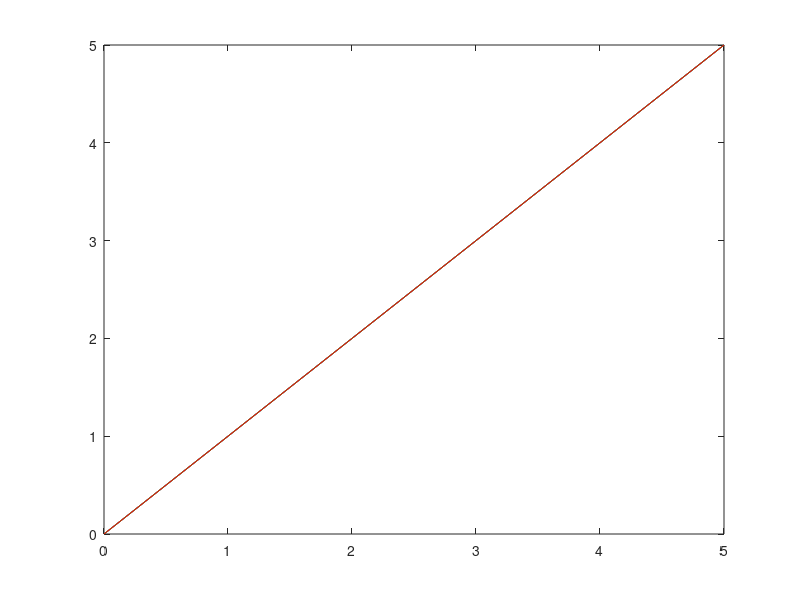

MATLAB code for this plot:
clear
clc
close all

colors = {'b','g','r'};

delx = [0.1 0.5 1];

for idx = 1:3
    delxi = delx(idx);
    clear x
    x(1) = 0;
    jdx = 1;
    while x(jdx) <= 5-delxi
        x(jdx+1) = x(jdx) + delxi;
        jdx = jdx + 1;
    end
    xaxis = linspace(0,5,length(x));
    plot(xaxis,x,colors{idx})
    hold on
end
